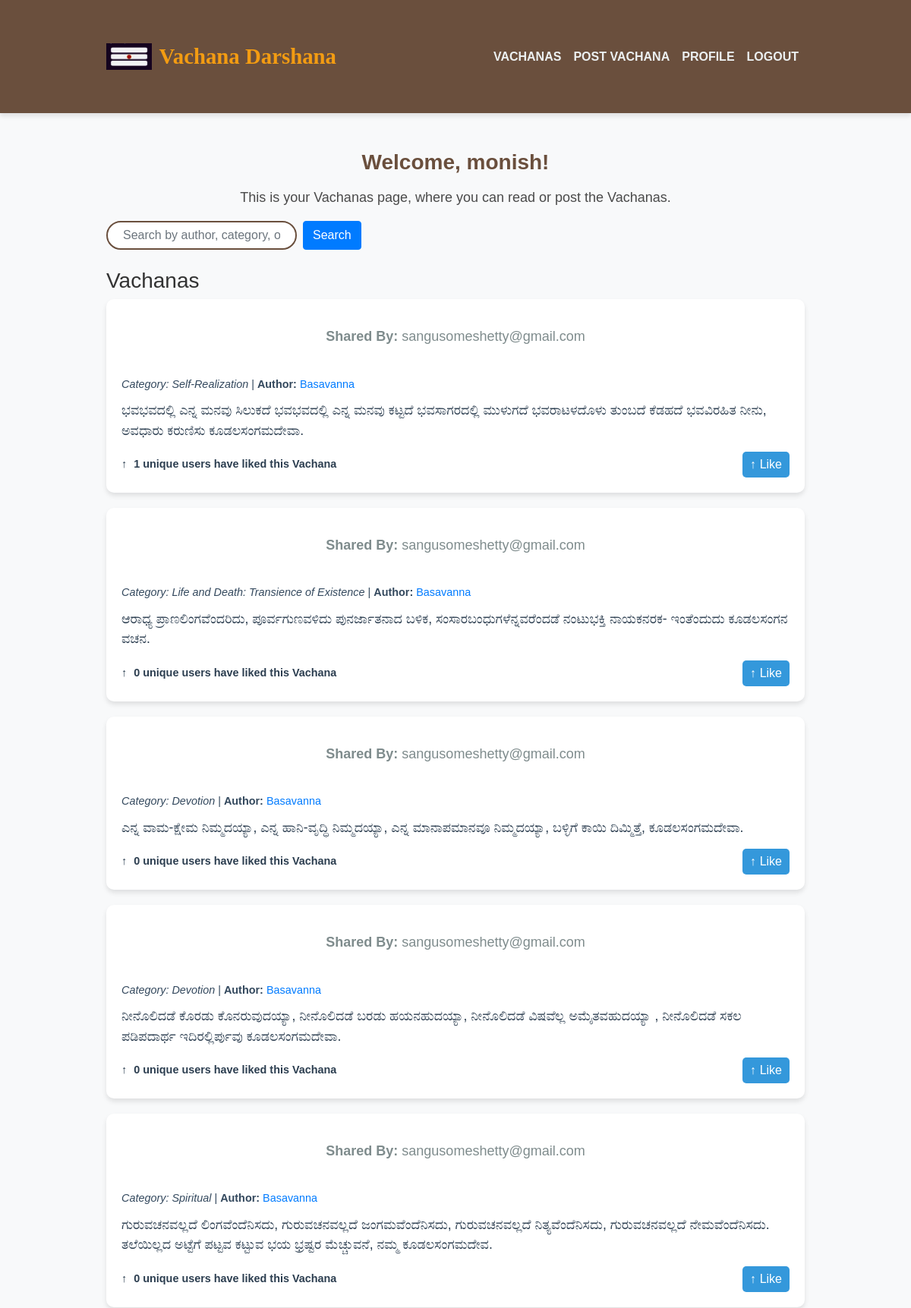
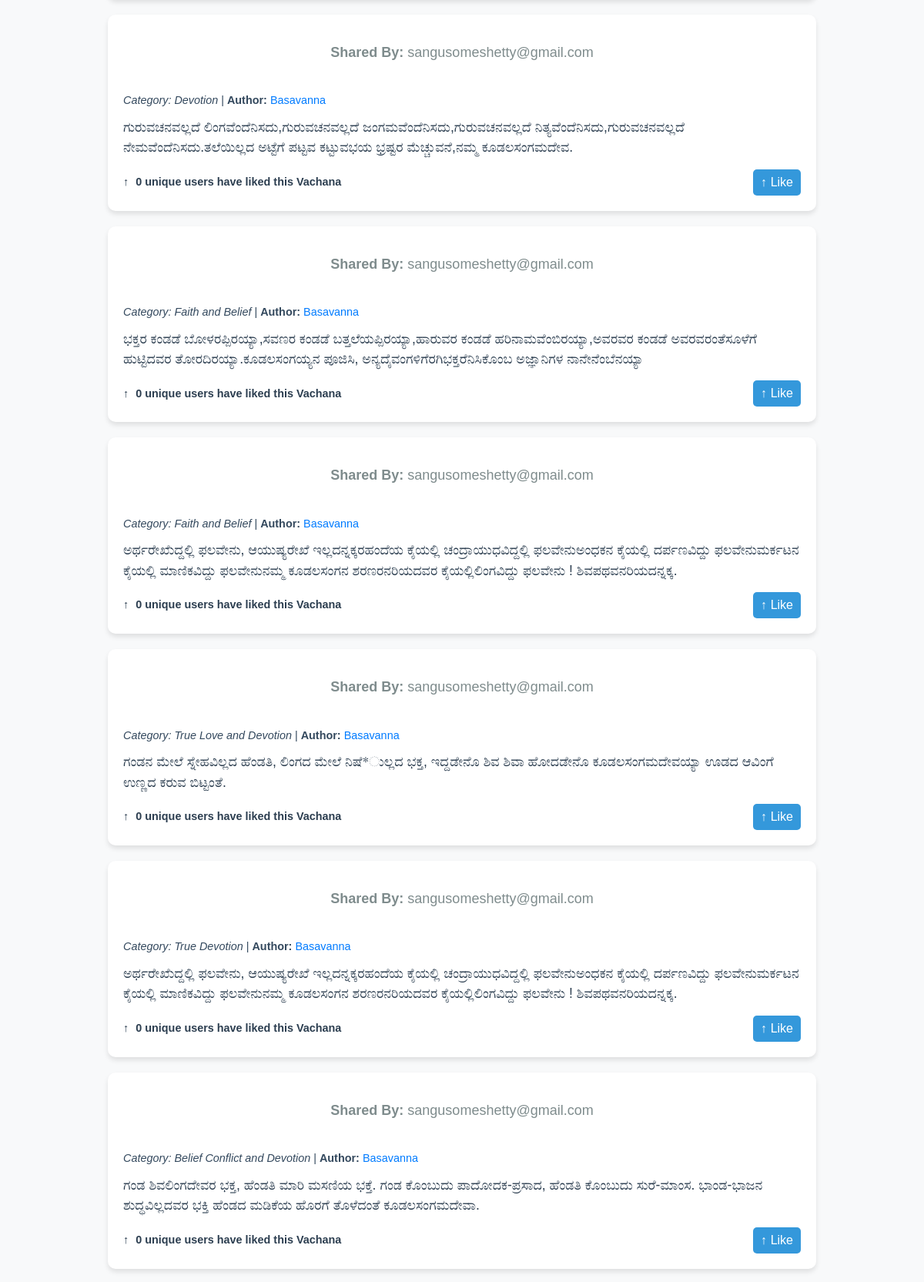
/vachanas/vachanas/ (signed in, upper part), run on the app's committed database (2 pictures, top to bottom).
### users/models.py (models this page shows, shortened)
class CustomUser(AbstractUser):
    username = None  # Remove the username field
    email = models.EmailField(_("email address"), unique=True)
    date_of_birth = models.DateField(verbose_name="Birthday", null=True)
    website = models.URLField(blank=True)
    picture = models.ImageField(upload_to="profile_images", blank=True)
    phone_number = models.CharField(max_length=15,blank=True,null=True)
    USERNAME_FIELD = 'email'
    REQUIRED_FIELDS = ['first_name', 'last_name', 'date_of_birth']
    objects = CustomUserManager()

### vachanas/models.py (models this page shows, shortened)
class Vachana(models.Model):
    id = models.AutoField(primary_key=True)
    author = models.ForeignKey(Author, on_delete=models.CASCADE, related_name="vachanas_written", null=True, blank=True)
    sender = models.ForeignKey(settings.AUTH_USER_MODEL, on_delete=models.CASCADE, related_name="submitted_vachanas")
    category = models.CharField(max_length=100)
    content = models.TextField()
    likes = models.ManyToManyField(settings.AUTH_USER_MODEL, related_name="liked_vachanas", blank=True)
    def total_likes(self):
        return self.likes.count()

### authors/models.py (models this page shows, shortened)
class Author(models.Model):
    name = models.CharField(max_length=200, unique=True)
    information = models.TextField(verbose_name="Author Information")
    photo = models.ImageField(upload_to='authors_photos/', null=True, blank=True)
    vachanas = models.ForeignKey('vachanas.Vachana', on_delete=models.CASCADE, related_name='authors', null=True, blank=True)

### vachanas/views.py (the view)
# urls.py: path('vachanas/', views.vachana_list, name='vachana_list'),
@login_required
def vachana_list(request):
    search_query = request.GET.get('search', '')
    vachanas = Vachana.objects.all()
    if search_query:
        vachanas = vachanas.filter(
            Q(author__name__icontains=search_query) |  # Filter by author name (case-insensitive)
            Q(category__icontains=search_query) |  # Filter by category (case-insensitive)
            Q(content__icontains=search_query)  # Filter by content (case-insensitive)
        )
    return render(request, 'vachanas/vachana_list.html', {'vachanas': vachanas, 'search_query': search_query})

### templates/vachanas/vachana_list.html (shortened to what this page needs)
{% load static %}
<!DOCTYPE html>
<html lang="en">
<head>
    <link rel="stylesheet" href="https://stackpath.bootstrapcdn.com/bootstrap/4.5.2/css/bootstrap.min.css">
    <link rel="stylesheet" href="{% static 'css/vachana_list.css' %}">
</head>
<body>
    <nav class="navbar navbar-expand-lg navbar-dark">
        <div class="container">
            <div class="logo">
                <img src="{% static 'images/logo.jpg' %}" alt="Logo">
                <a class="navbar-brand" href="#">Vachana Darshana</a>
            </div>
            <div class="collapse navbar-collapse" id="navbarNav">
                <ul class="navbar-nav ml-auto">
                    <li class="nav-item active">
                        <a class="nav-link" href="{% url 'vachanas:vachana_list' %}">Vachanas</a>
                    </li>
                    <li class="nav-item">
                        <a class="nav-link" href="{% url 'vachanas:create_vachana' %}">Post Vachana</a>
                    </li>
                    <li class="nav-item">
                        <a class="nav-link" href="{% url 'users:profile' %}">Profile</a>
                    </li>
                    <li class="nav-item">
                        <a class="nav-link" href="{% url 'users:logout' %}">Logout</a>
                    </li>
                </ul>
            </div>
        </div>
    </nav>
    <div class="container mt-5">
        <h2>Welcome, {{ user.first_name }}!</h2>
        <p>This is your Vachanas page, where you can read or post the Vachanas.</p>
        <div class="row mb-4">
            <div class="col-12">
                <form method="GET" action="{% url 'vachanas:vachana_list' %}" class="form-inline">
                    <input type="text" name="search" value="{{ search_query }}" class="form-control mr-2"
                        placeholder="Search by author, category, or content">
                    <button type="submit" class="btn btn-primary">Search</button>
                </form>
            </div>
        </div>
        <h3>Vachanas</h3>
        <div class="list-group">
            {% for vachana in vachanas %}
            <div class="vachana-post">
                 <div class="author-info">
                <p><strong>Shared By:</strong> {% if vachana.sender %} {{ vachana.sender.email }} {% else %} Unknown {% endif %}</p>
                <br>
                <em>Category: {{ vachana.category }}</em> |
                <strong>Author: </strong>
                <a href="{% url 'authors:author_detail' vachana.author.id %}">{{ vachana.author.name }}</a>
            </div>
                <div class="content">
                    {{ vachana.content }}
                </div>
                <div class="d-flex justify-content-between align-items-center">
                    <div class="like-count">
                        <i class="upvote-icon">&#x2191;</i> {{ vachana.total_likes }} unique users have liked this Vachana
                    </div>
                    <a href="{% url 'vachanas:like_vachana' vachana.id %}" class="like-btn">
                        <i class="upvote-icon">&#x2191;</i> Like
                    </a>
                </div>
            </div>
            {% empty %}
            <div class="vachana-post">
                No Vachanas found matching your criteria.
            </div>
            {% endfor %}
        </div>
    </div>
</body>
</html>

### static/css/vachana_list.css (style rules this page uses)
body { font-family: 'Georgia', serif; background-color: #f4f4f9; color: #4a4a4a; margin: 0; padding: 0; }
.navbar { background-color: #6a4f3d; box-shadow: 0 4px 6px rgba(0, 0, 0, 0.1); }
.navbar-brand { font-family: 'Georgia', serif; font-size: 24px; color: #fff; }
.navbar-nav .nav-link { color: #fff; font-size: 16px; text-transform: uppercase; font-weight: bold; }
.container { max-width: 960px; margin: 40px auto; padding: 0 20px; }
h2 { font-size: 28px; color: #6a4f3d; font-weight: bold; text-align: center; }
p { font-size: 18px; line-height: 1.5; color: #5a5a5a; text-align: center; }
form .form-control { border: 2px solid #6a4f3d; border-radius: 25px; padding: 10px 20px; font-size: 16px; }
form button { background-color: #6a4f3d; color: white; border-radius: 25px; padding: 8px 20px; font-size: 16px; }
p { font-size: 18px; color: #4a4a4a; line-height: 1.6; margin-top: 15px; }
.like-btn { display: flex; align-items: center; background-color: #4CAF50; color: white; padding: 10px 20px; border-radius: 25px; font-size: 16px; text-decoration: none; }
.like-btn i { margin-right: 10px; }
.like-count { font-weight: bold; font-size: 16px; }

### templates/vachanas/vachana_list.html (style rules this page uses)
body { font-family: 'Arial', sans-serif; background-color: #f8f9fa; color: #333; }
nav { background-color: #2c3e50; }
nav a.nav-link { color: #ecf0f1 !important; }
.navbar-brand { font-size: 1.8rem; font-weight: bold; color: #f39c12 !important; }
.container { margin-top: 40px; }
.vachana-post { background-color: #fff; border-radius: 10px; margin-bottom: 20px; box-shadow: 0 4px 6px rgba(0, 0, 0, 0.1); padding: 20px; }
.vachana-post p { color: #7f8c8d; }
.vachana-post .author-info { font-size: 0.9rem; color: #34495e; margin-bottom: 10px; }
.vachana-post .content { font-size: 1.1rem; margin-bottom: 15px; color: #2c3e50; }
.vachana-post .like-btn { background-color: #3498db; color: #fff; padding: 5px 10px; font-size: 1rem; border-radius: 5px; text-decoration: none; }
.vachana-post .like-count { font-size: 0.9rem; color: #2c3e50; }
.vachana-post .upvote-icon { margin-right: 5px; }
.logo { display: flex; align-items: center; cursor: pointer; }
.logo img { width: 60px; margin-right: 0.6rem; }

### data on the page
CustomUser: first_name "monish"
Vachana: sender.email "sangusomeshetty@gmail.com", category "Self-Realization", author.name "Basavanna", content "ಭವಭವದಲ್ಲಿ ಎನ್ನ ಮನವು ಸಿಲುಕದೆ ಭವಭವದಲ್ಲಿ ಎನ್ನ ಮನವು ಕಟ್ಟದೆ ಭವಸಾಗರದಲ್ಲಿ ಮುಳುಗದೆ ಭವರಾಟಳದೊಳು ತುಂಬದೆ ಕೆಡಹದೆ ಭವವಿರಹಿತ ನೀನು, ಅವಧಾರು ಕರುಣಿಸು ಕೂಡಲಸಂಗಮದೇವಾ.", total_likes "1"
Vachana: sender.email "sangusomeshetty@gmail.com", category "Life and Death: Transience of Existence", author.name "Basavanna", content "ಆರಾಧ್ಯ ಪ್ರಾಣಲಿಂಗವೆಂದರಿದು, ಪೂರ್ವಗುಣವಳಿದು ಪುನರ್ಜಾತನಾದ ಬಳಿಕ, ಸಂಸಾರಬಂಧುಗಳೆನ್ನವರೆಂದಡೆ ನಂಟುಭಕ್ತಿ ನಾಯಕನರಕ- ಇಂತೆಂದುದು ಕೂಡಲಸಂಗನ ವಚನ.", total_likes "0"
Vachana: sender.email "sangusomeshetty@gmail.com", category "Devotion", author.name "Basavanna", content "ಎನ್ನ ವಾಮ-ಕ್ಷೇಮ ನಿಮ್ಮದಯ್ಯಾ, ಎನ್ನ ಹಾನಿ-ವೃದ್ಧಿ ನಿಮ್ಮದಯ್ಯಾ, ಎನ್ನ ಮಾನಾಪಮಾನವೂ ನಿಮ್ಮದಯ್ಯಾ, ಬಳ್ಳಿಗೆ ಕಾಯಿ ದಿಮ್ಮಿತ್ತೆ, ಕೂಡಲಸಂಗಮದೇವಾ.", total_likes "0"
Vachana: sender.email "sangusomeshetty@gmail.com", category "Devotion", author.name "Basavanna", content "ನೀನೊಲಿದಡೆ ಕೊರಡು ಕೊನರುವುದಯ್ಯಾ, ನೀನೊಲಿದಡೆ ಬರಡು ಹಯನಹುದಯ್ಯಾ, ನೀನೊಲಿದಡೆ ವಿಷವೆಲ್ಲ ಅಮೈತವಹುದಯ್ಯಾ , ನೀನೊಲಿದಡೆ ಸಕಲ ಪಡಿಪದಾರ್ಥ ಇದಿರಲ್ಲಿರ್ಪುವು ಕೂಡಲಸಂಗಮದೇವಾ.", total_likes "0"
Vachana: sender.email "sangusomeshetty@gmail.com", category "Spiritual", author.name "Basavanna", content "ಗುರುವಚನವಲ್ಲದೆ ಲಿಂಗವೆಂದೆನಿಸದು, ಗುರುವಚನವಲ್ಲದೆ ಜಂಗಮವೆಂದೆನಿಸದು, ಗುರುವಚನವಲ್ಲದೆ ನಿತ್ಯವೆಂದೆನಿಸದು, ಗುರುವಚನವಲ್ಲದೆ ನೇಮವೆಂದೆನಿಸದು. ತಲೆಯಿಲ್ಲದ ಅಟ್ಟೆಗೆ ಪಟ್ಟವ ಕಟ್ಟುವ ಭಯ ಭ್ರಷ್ಟರ ಮೆಚ್ಚುವನೆ, ನಮ್ಮ ಕೂಡಲಸಂಗಮದೇವ.", total_likes "0"
Vachana: sender.email "sangusomeshetty@gmail.com", category "Devotion", author.name "Basavanna", content "ಗುರುವಚನವಲ್ಲದೆ ಲಿಂಗವೆಂದೆನಿಸದು,ಗುರುವಚನವಲ್ಲದೆ ಜಂಗಮವೆಂದೆನಿಸದು,ಗುರುವಚನವಲ್ಲದೆ ನಿತ್ಯವೆಂದೆನಿಸದು,ಗುರುವಚನವಲ್ಲದೆ ನೇಮವೆಂದೆನಿಸದು.ತಲೆಯಿಲ್ಲದ ಅಟ್ಟೆಗೆ ಪಟ್ಟವ ಕಟ್ಟುವಭಯ ಭ್ರಷ್ಟರ ಮೆಚ್ಚುವನೆ,ನಮ್ಮ ಕೂಡಲಸಂಗಮದೇವ.", total_likes "0"
Vachana: sender.email "sangusomeshetty@gmail.com", category "Faith and Belief", author.name "Basavanna", content "ಭಕ್ತರ ಕಂಡಡೆ ಬೋಳರಪ್ಪಿರಯ್ಯಾ,ಸವಣರ ಕಂಡಡೆ ಬತ್ತಲೆಯಪ್ಪಿರಯ್ಯಾ,ಹಾರುವರ ಕಂಡಡೆ ಹರಿನಾಮವೆಂಬಿರಯ್ಯಾ,ಅವರವರ ಕಂಡಡೆ ಅವರವರಂತೆಸೂಳೆಗೆ ಹುಟ್ಟಿದವರ ತೋರದಿರಯ್ಯಾ.ಕೂಡಲಸಂಗಯ್ಯನ ಪೂಜಿಸಿ, ಅನ್ಯದೈವಂಗಳಿಗೆರಗಿಭಕ್ತರೆನಿಸಿಕೊಂಬ ಅಜ್ಞಾನಿಗಳ ನಾನೇನೆಂಬೆನಯ್ಯಾ", total_likes "0"
Vachana: sender.email "sangusomeshetty@gmail.com", category "Faith and Belief", author.name "Basavanna", content "ಅರ್ಥರೇಖೆುದ್ದಲ್ಲಿ ಫಲವೇನು, ಆಯುಷ್ಯರೇಖೆ ಇಲ್ಲದನ್ನಕ್ಕರಹಂದೆಯ ಕೈಯಲ್ಲಿ ಚಂದ್ರಾಯುಧವಿದ್ದಲ್ಲಿ ಫಲವೇನುಅಂಧಕನ ಕೈಯಲ್ಲಿ ದರ್ಪಣವಿದ್ದು ಫಲವೇನುಮರ್ಕಟನ ಕೈಯಲ್ಲಿ ಮಾಣಿಕವಿದ್ದು ಫಲವೇನುನಮ್ಮ ಕೂಡಲಸಂಗನ ಶರಣರನರಿಯದವರ ಕೈಯಲ್ಲಿಲಿಂಗವಿದ್ದು ಫಲವೇನು ! ಶಿವಪಥವನರಿಯದನ್ನಕ್ಕ.", total_likes "0"
Vachana: sender.email "sangusomeshetty@gmail.com", category "True Love and Devotion", author.name "Basavanna", content "ಗಂಡನ ಮೇಲೆ ಸ್ನೇಹವಿಲ್ಲದ ಹೆಂಡತಿ, ಲಿಂಗದ ಮೇಲೆ ನಿಷೆ*ುಲ್ಲದ ಭಕ್ತ, ಇದ್ದಡೇನೊ ಶಿವ ಶಿವಾ ಹೋದಡೇನೊ ಕೂಡಲಸಂಗಮದೇವಯ್ಯಾ ಊಡದ ಆವಿಂಗೆ ಉಣ್ಣದ ಕರುವ ಬಿಟ್ಟಂತೆ.", total_likes "0"
Vachana: sender.email "sangusomeshetty@gmail.com", category "True Devotion", author.name "Basavanna", content "ಅರ್ಥರೇಖೆುದ್ದಲ್ಲಿ ಫಲವೇನು, ಆಯುಷ್ಯರೇಖೆ ಇಲ್ಲದನ್ನಕ್ಕರಹಂದೆಯ ಕೈಯಲ್ಲಿ ಚಂದ್ರಾಯುಧವಿದ್ದಲ್ಲಿ ಫಲವೇನುಅಂಧಕನ ಕೈಯಲ್ಲಿ ದರ್ಪಣವಿದ್ದು ಫಲವೇನುಮರ್ಕಟನ ಕೈಯಲ್ಲಿ ಮಾಣಿಕವಿದ್ದು ಫಲವೇನುನಮ್ಮ ಕೂಡಲಸಂಗನ ಶರಣರನರಿಯದವರ ಕೈಯಲ್ಲಿಲಿಂಗವಿದ್ದು ಫಲವೇನು ! ಶಿವಪಥವನರಿಯದನ್ನಕ್ಕ.", total_likes "0"
Vachana: sender.email "sangusomeshetty@gmail.com", category "Belief Conflict and Devotion", author.name "Basavanna", content "ಗಂಡ ಶಿವಲಿಂಗದೇವರ ಭಕ್ತ, ಹೆಂಡತಿ ಮಾರಿ ಮಸಣಿಯ ಭಕ್ತೆ. ಗಂಡ ಕೊಂಬುದು ಪಾದೋದಕ-ಪ್ರಸಾದ, ಹೆಂಡತಿ ಕೊಂಬುದು ಸುರೆ-ಮಾಂಸ. ಭಾಂಡ-ಭಾಜನ ಶುದ್ಧವಿಲ್ಲದವರ ಭಕ್ತಿ ಹೆಂಡದ ಮಡಿಕೆಯ ಹೊರಗೆ ತೊಳೆದಂತೆ ಕೂಡಲಸಂಗಮದೇವಾ.", total_likes "0"
